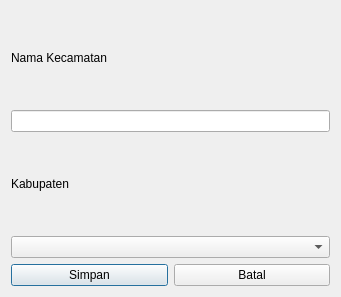
<?xml version="1.0" encoding="UTF-8"?>
<ui version="4.0">
 <class>FormKecamatan</class>
 <widget class="QDialog" name="FormKecamatan">
  <property name="geometry">
   <rect>
    <x>0</x>
    <y>0</y>
    <width>341</width>
    <height>297</height>
   </rect>
  </property>
  <property name="windowTitle">
   <string>Form Kecamatan</string>
  </property>
  <layout class="QVBoxLayout">
   <item>
    <widget class="QLabel" name="label">
     <property name="text">
      <string>Nama Kecamatan</string>
     </property>
    </widget>
   </item>
   <item>
    <widget class="QLineEdit" name="inputNama"/>
   </item>
   <item>
    <widget class="QLabel" name="label">
     <property name="text">
      <string>Kabupaten</string>
     </property>
    </widget>
   </item>
   <item>
    <widget class="QComboBox" name="comboKabupaten"/>
   </item>
   <item>
    <layout class="QHBoxLayout">
     <item>
      <widget class="QPushButton" name="btnSimpan">
       <property name="text">
        <string>Simpan</string>
       </property>
      </widget>
     </item>
     <item>
      <widget class="QPushButton" name="btnBatal">
       <property name="text">
        <string>Batal</string>
       </property>
      </widget>
     </item>
    </layout>
   </item>
  </layout>
 </widget>
 <resources/>
 <connections/>
</ui>
